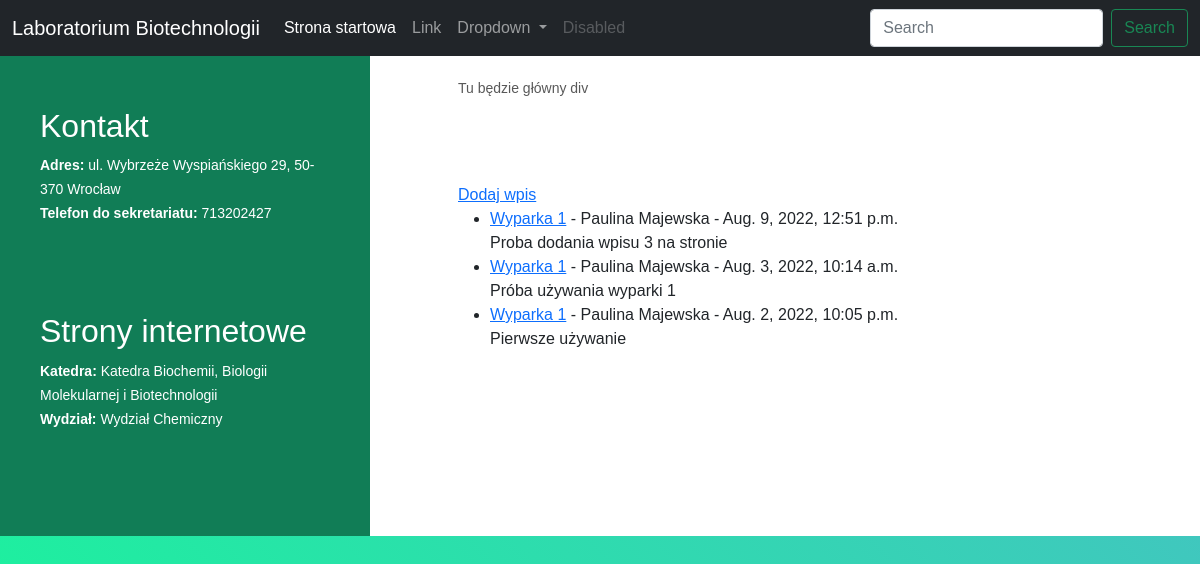
Page /post/ on the earlier database version.
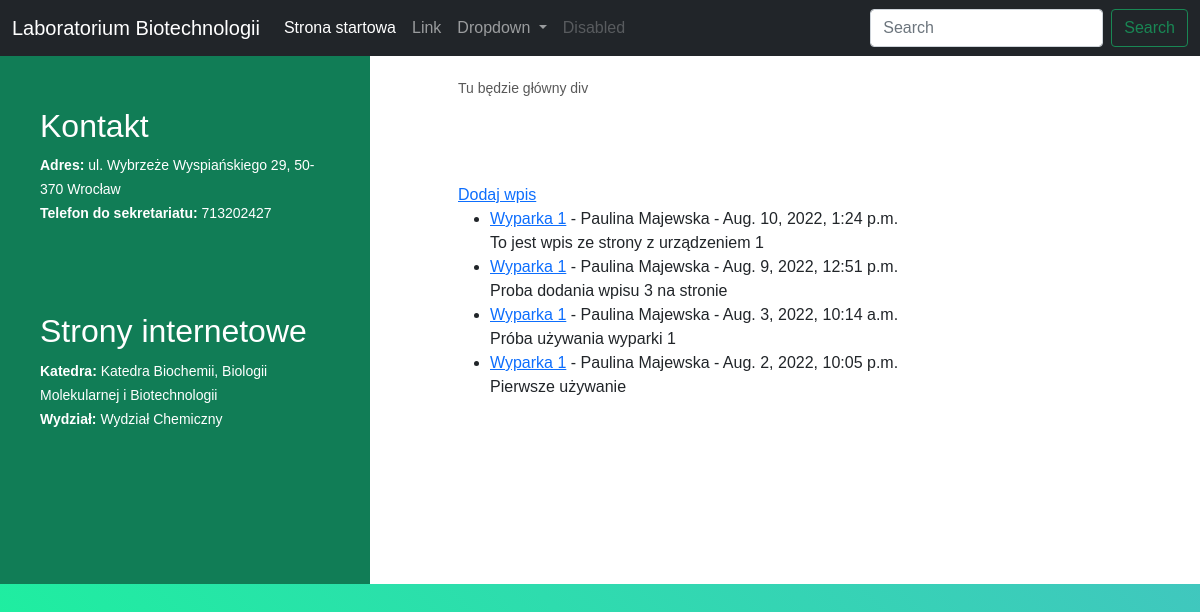
Same page on the later database version.
### Urzadzenia/models.py (models this page shows, shortened)
class Post(models.Model):
    Nazwa = models.ForeignKey(Urzadzenia, on_delete=models.CASCADE, null=True)
    Urzytkownik = models.ForeignKey(User, on_delete=models.PROTECT)
    Czas_i_data_rozpoczęcia_pracy = models.DateTimeField(default=timezone.now)
    Czas_i_data_zakończenia_pracy = models.DateTimeField(default=timezone.now)
    Uwagi = models.TextField(blank=True)
    class Meta:
        verbose_name = 'Wpis urzytkownika'
        verbose_name_plural = 'Wpisy urzytkowników'

class Urzadzenia(models.Model):
    Nazwa = models.CharField(max_length=100)
    Opis = models.TextField(blank=True)
    Numer_inwentarzowy = models.CharField(max_length=30, default='')
    Numer_laboratorium = models.ForeignKey(Laboratorium, on_delete=models.CASCADE, null=True)
    Osoba_odpowiedzialna = models.ForeignKey(Osoba, on_delete=models.CASCADE, null=True)
    def __str__(self):
        return self.Nazwa
    class Meta:
        verbose_name = 'Urządzenie'
        verbose_name_plural = 'Urządzenia'

### Urzadzenia/views.py (the view)
# urls.py: path('post/', PostListView.as_view(), name='post'),
class PostListView(ListView):
    model = Post
    template_name = 'post.html'
    ordering = ['-id']

### Urzadzenia/Templates/post.html (shortened to what this page needs)
{% extends 'base.html' %}
{% block content %}
<h1> Post </h1>
<a href="{% url 'add_post' %}">Dodaj wpis</a>
<ul>
{% for post in object_list %}
<li>
    <a href="{% url 'post_detail' post.pk %}">{{ post.Nazwa }}</a> - {{ post.Urzytkownik.first_name }} {{ post.Urzytkownik.last_name }} - {{ post.Czas_i_data_rozpoczęcia_pracy }} </br>
    {{ post.Uwagi }}</li>
{% endfor %}
</ul>
<br />
{% endblock %}

Differences in the rows shown:
added Post: Nazwa "Wyparka 1", Urzytkownik.first_name "Paulina", Urzytkownik.last_name "Majewska", Czas_i_data_rozpoczęcia_pracy "Aug. 10, 2022, 1:24 p.m.", Uwagi "To jest wpis ze strony z urządzeniem 1"
